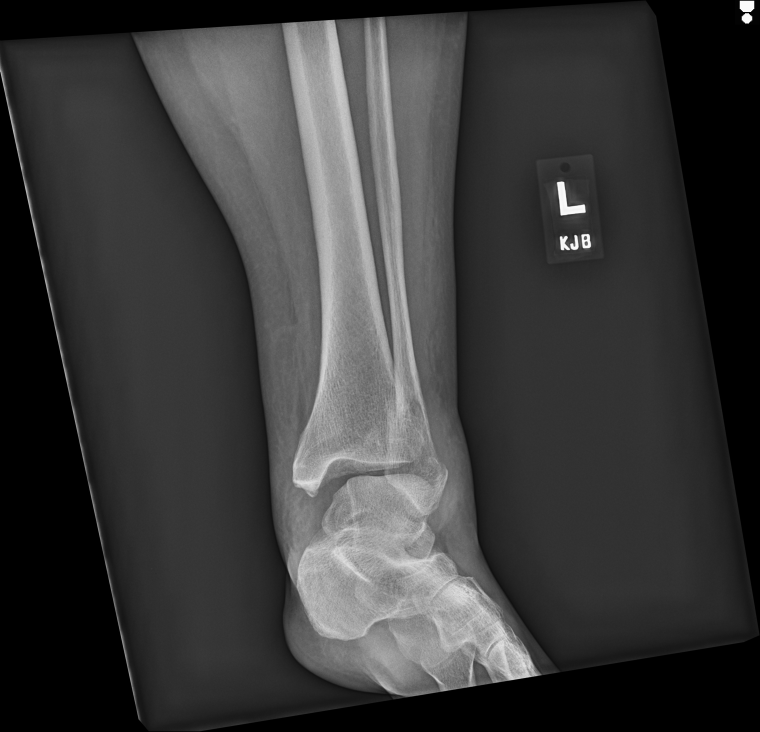
#> input picture test_images/positive/1.2.392.200036.9107.307.27670.20250802.151413.1014861.jpg, 3040 x 2928 px (shown at 1/4 size)
$ python -i gleamer_dicom_mapper.py   (imports and definitions only)
#> lines starting #> are read from the running program, lines starting #| are printed output that depends on the picture
#!/usr/bin/env python3
"""
GLEAMER-DICOM Mapper and Dataset Preparer
Maps GLEAMER images to corresponding raw DICOM images
Finds report tags and creates balanced training dataset
"""

import os
import json
import pandas as pd
import shutil
from pathlib import Path
import pydicom
import logging
from datetime import datetime
import argparse
from tqdm import tqdm
import random
from collections import Counter
import re
import cv2
import numpy as np
from PIL import Image

# Try to import pytesseract, but don't fail if not available
try:
    import pytesseract
    OCR_AVAILABLE = True
except ImportError:
    OCR_AVAILABLE = False
    print("⚠️ pytesseract not available - OCR features disabled")

# Setup logging
# [1 line not run here, left out]
logger = logging.getLogger(__name__)

class GleamerDicomMapper:
    """Maps GLEAMER images to DICOM images and prepares training dataset"""

    def __init__(self, gleamer_path="/mount/civiescaks01storage01/aksfileshare01/CNN/gleamer-images/",
                 dicom_path="/mount/civiescaks01storage01/aksfileshare01/CNN/gleamer-dicom/",
                 output_dir="mapped_dataset"):
#> called with output_dir = 'mapped_dataset'
        self.gleamer_path = Path(gleamer_path)
        self.dicom_path = Path(dicom_path)
        self.output_dir = Path(output_dir)

        self.gleamer_images = []
        self.dicom_images = []
        self.mapped_pairs = []
        self.report_tags = {}

        self.stats = {
            'gleamer_images_found': 0,
            'dicom_images_found': 0,
            'successful_mappings': 0,
            'report_tags_found': 0,
            'positive_with_fracture': 0,
            'positive_without_fracture': 0,
            'negative_cases': 0,
            'summary_reports_filtered': 0,
            'low_quality_filtered': 0,
            'high_confidence_accepted': 0,
            'low_confidence_reviewed': 0,
            'ocr_analysis_performed': 0,
            'image_content_analyzed': 0,
            'errors': 0
        }

        # Quality control thresholds
        self.quality_thresholds = {
            'min_confidence_score': 70,
            'max_text_density': 100,
            'min_image_size': (512, 512),
            'min_contrast_std': 20,
            'min_edge_density': 0.01,
            'max_saturation': 50
        }

        # Known summary report patterns
        self.summary_patterns = [
            '1.2.250.1',  # GLEAMER summary reports
            '1.2.840.10008.5.1.4.1.1.7'  # Secondary Capture SOP Class
        ]

        # Create output directories
        self.train_dir = self.output_dir / "train"
        self.val_dir = self.output_dir / "val"

        for split_dir in [self.train_dir, self.val_dir]:
            (split_dir / "positive").mkdir(parents=True, exist_ok=True)
            (split_dir / "negative").mkdir(parents=True, exist_ok=True)

        logger.info(f"🔧 GLEAMER-DICOM Mapper initialized")
        logger.info(f"📁 GLEAMER path: {self.gleamer_path}")
        logger.info(f"📁 DICOM path: {self.dicom_path}")
        logger.info(f"📁 Output directory: {self.output_dir}")

    # [63 lines left out: functions find_gleamer_images, find_dicom_images, extract_uid_from_filename, is_summary_report_pattern, not called in this run]

    def analyze_image_content(self, image_path):
        """Analyze image content for quality and type detection"""
        try:
            # Load image
            image = cv2.imread(str(image_path))
#> image is the input picture: shape (2928, 3040, 3); min 0, max 255, mean 58
            if image is None:
                return {
                    'is_xray': False,
                    'quality_score': 0,
                    'has_bone_structures': False,
                    'text_density': 0,
                    'contrast_std': 0,
                    'edge_density': 0,
                    'saturation': 0,
                    'analysis_success': False,
                    'error': 'Could not load image'
                }

            # Get image dimensions
            height, width = image.shape[:2]
#> height = 2928; width = 3040

            # Check minimum size
            if width < self.quality_thresholds['min_image_size'][0] or height < self.quality_thresholds['min_image_size'][1]:
                return {
                    'is_xray': False,
                    'quality_score': 0,
                    'has_bone_structures': False,
                    'text_density': 0,
                    'contrast_std': 0,
                    'edge_density': 0,
                    'saturation': 0,
                    'analysis_success': False,
                    'error': 'Image too small'
                }

            # Convert to grayscale for analysis
            gray = cv2.cvtColor(image, cv2.COLOR_BGR2GRAY)

            # Calculate image statistics
            mean_intensity = np.mean(gray)
#> mean_intensity = 58.01
            std_intensity = np.std(gray)
#> std_intensity = 49.58

            # Check for X-ray characteristics
            is_xray = (30 < mean_intensity < 220) and (std_intensity > self.quality_thresholds['min_contrast_std'])
#> is_xray = True

            # Edge analysis for bone structures
            edges = cv2.Canny(gray, 50, 150)
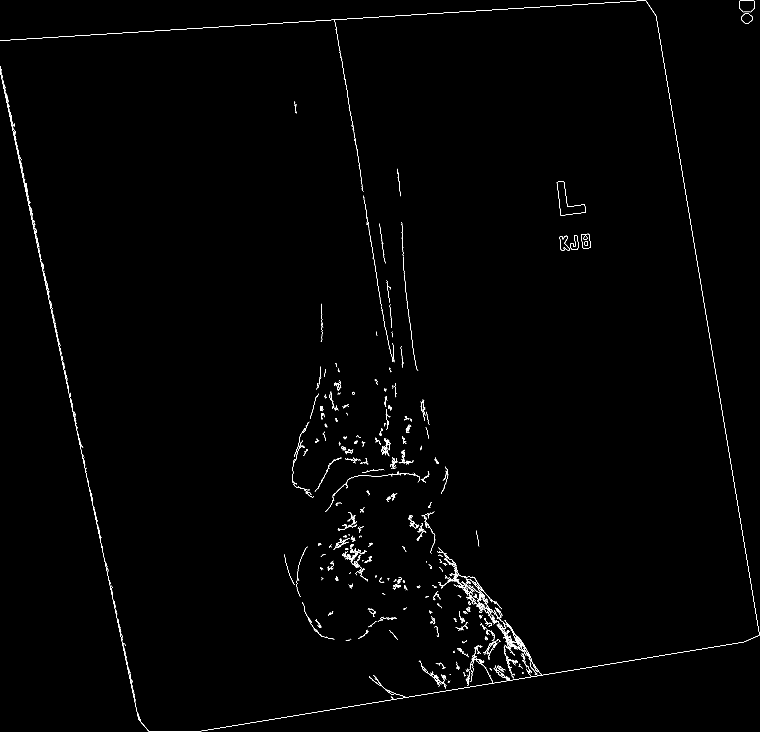
#> edges: shape (2928, 3040) (shown at 1/4 size); 0.46% white in thin lines or dots
            edge_density = np.sum(edges > 0) / (width * height)
#> edge_density = 0.00455
            has_bone_structures = edge_density > self.quality_thresholds['min_edge_density']
#> has_bone_structures = False

            # Color analysis
            hsv = cv2.cvtColor(image, cv2.COLOR_BGR2HSV)
#> hsv: shape (2928, 3040, 3); mean H, S, V 0, 0, 58
            saturation = np.mean(hsv[:, :, 1])
#> saturation = 0

            # OCR text analysis (if available)
            text_density = 0
            if OCR_AVAILABLE:
                try:
                    pil_image = Image.fromarray(cv2.cvtColor(image, cv2.COLOR_BGR2RGB))
#> (the run stopped early here; a loop or call above may not have finished)

$ run again, on test_images/positive/1.2.840.113619.2.203.4.2147483647.1755803569.3196.1.jpg
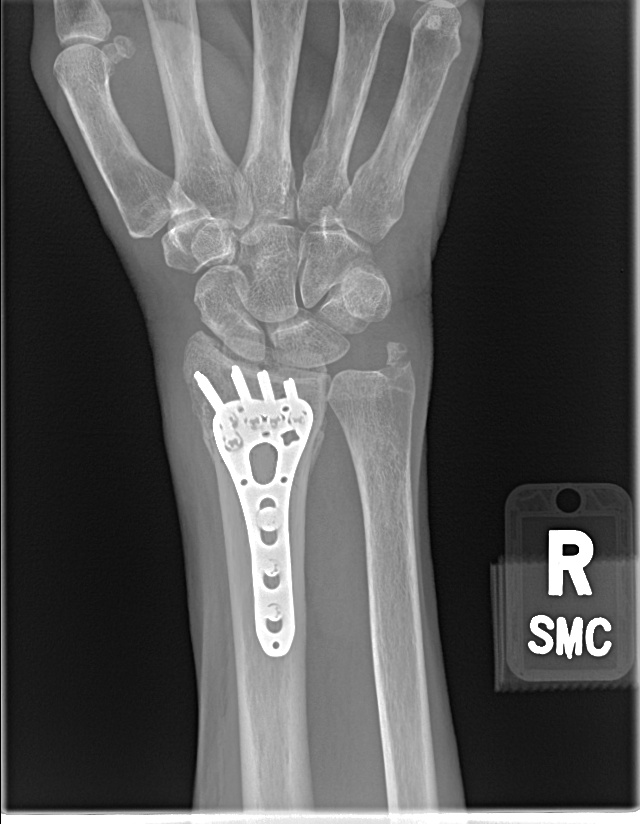
#> input picture test_images/positive/1.2.840.113619.2.203.4.2147483647.1755803569.3196.1.jpg, 640 x 824 px
#> in analyze_image_content, image is the input picture: shape (824, 640, 3); min 0, max 255, mean 87.6
#> mean_intensity = 87.57
#> std_intensity = 66.43
#> is_xray = True
#> in analyze_image_content, `edges = cv2.Canny(gray, 50, 150)`:
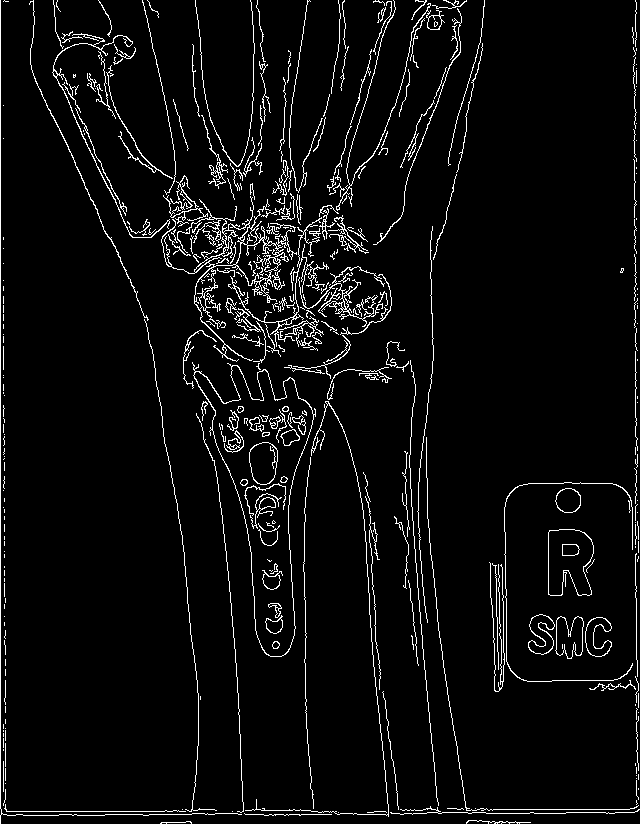
#> edges: shape (824, 640); 4.8% white in thin lines or dots
#> edge_density = 0.0482
#> has_bone_structures = True
#> hsv: shape (824, 640, 3); mean H, S, V 0, 0, 87.6
#> saturation = 0

$ run again, on test_images/positive/1.2.840.113619.2.203.4.2147483647.1756831557.558318.jpg
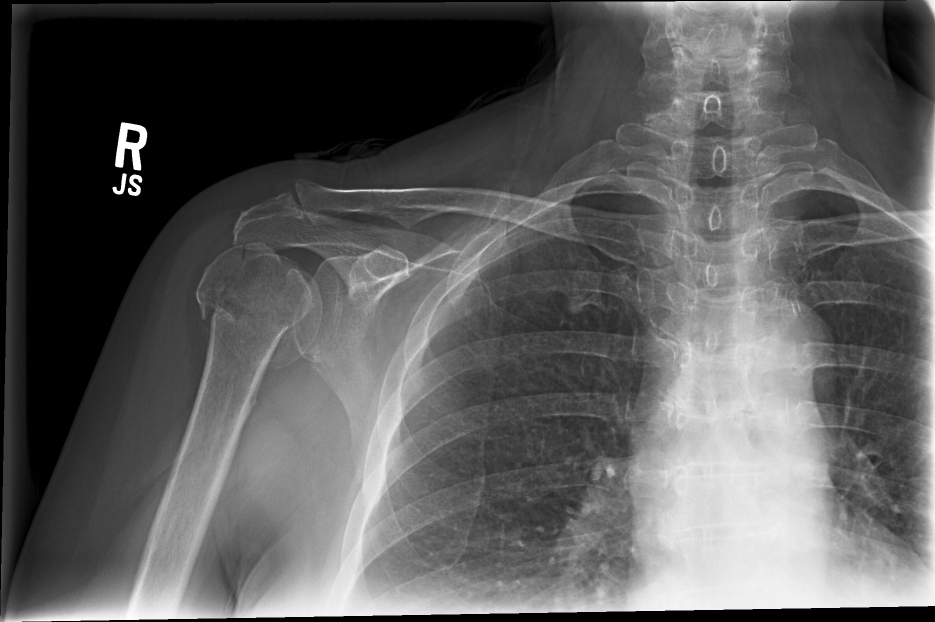
#> input picture test_images/positive/1.2.840.113619.2.203.4.2147483647.1756831557.558318.jpg, 1870 x 1244 px (shown at 1/2 size)
#> in analyze_image_content, image is the input picture: shape (1244, 1870, 3); min 0, max 255, mean 89.6
#> mean_intensity = 89.63
#> std_intensity = 66.78
#> is_xray = True
#> in analyze_image_content, `edges = cv2.Canny(gray, 50, 150)`:
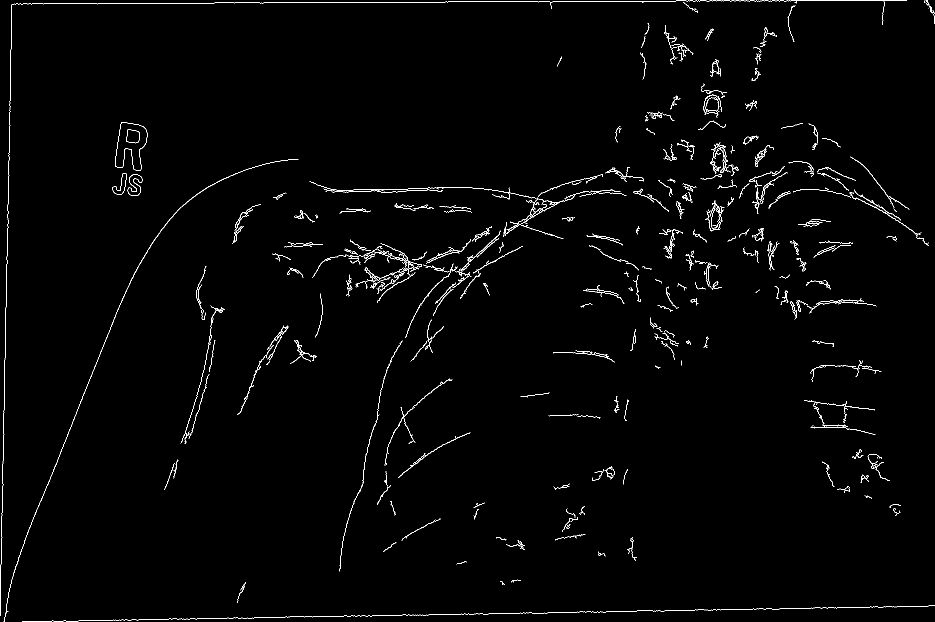
#> edges: shape (1244, 1870) (shown at 1/2 size); 1.3% white in thin lines or dots
#> edge_density = 0.0133
#> has_bone_structures = True
#> hsv: shape (1244, 1870, 3); mean H, S, V 0, 0, 89.6
#> saturation = 0

$ run again, on test_images/positive/1.2.840.113619.2.418.4.8323328.1756621030.304647.jpg
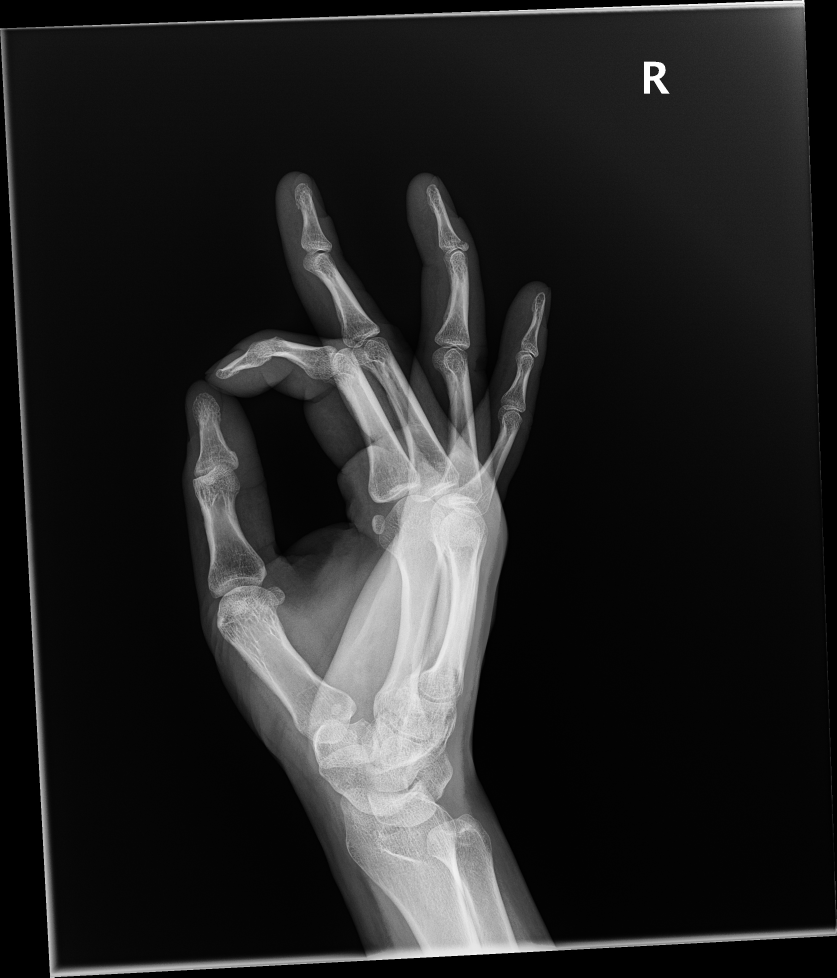
#> input picture test_images/positive/1.2.840.113619.2.418.4.8323328.1756621030.304647.jpg, 2511 x 2932 px (shown at 1/3 size)
#> in analyze_image_content, image is the input picture: shape (2932, 2511, 3); min 0, max 255, mean 35.9
#> mean_intensity = 35.9
#> std_intensity = 55.96
#> is_xray = True
#> in analyze_image_content, `edges = cv2.Canny(gray, 50, 150)`:
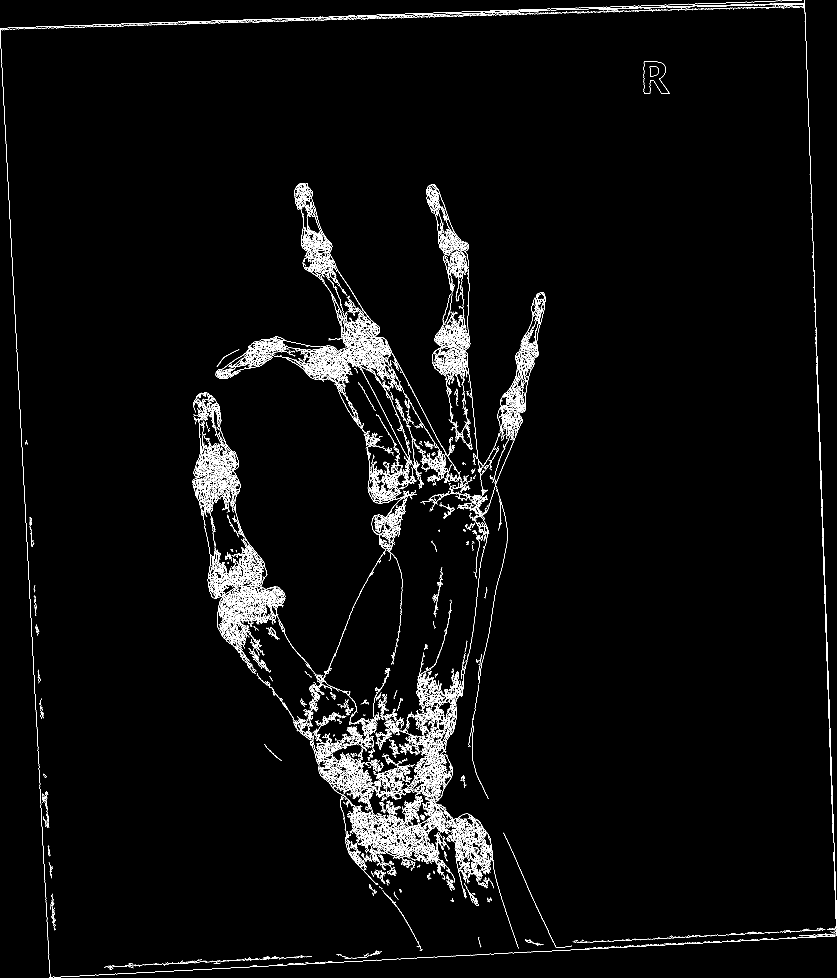
#> edges: shape (2932, 2511) (shown at 1/3 size); 2.3% white in thin lines or dots
#> edge_density = 0.0228
#> has_bone_structures = True
#> hsv: shape (2932, 2511, 3); mean H, S, V 0, 0, 35.9
#> saturation = 0
